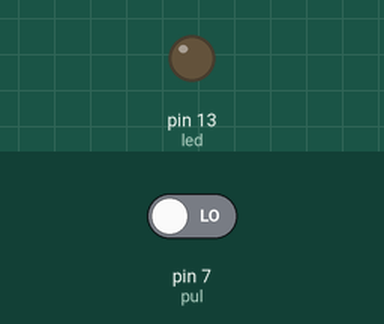
The sketch below on a simulated Arduino Uno, built with avr-gcc and run on an emulated ATmega328P. Parts: output pins drawn as LEDs (lit = HIGH). Inputs (shaded band) come from the test bench; at power-on: pin 7 (pul) LOW.

Above: at 1.2 s.
1.3 s: pin 7 (pul) driven HIGH
At 1.6 s:
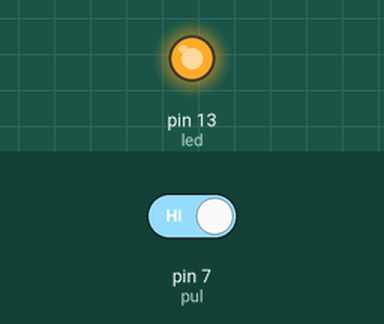
2.8 s: pin 7 (pul) driven LOW
At 4.0 s:
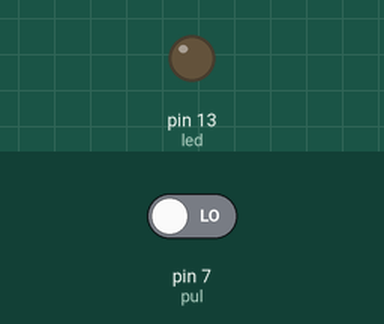
Timing chart, 0 to 5.8 s (numbered marks = the images above; inputs shaded):
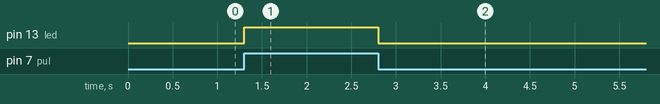

The sketch:

Led_con_pulsante.ino
```cpp
#define led 13
#define pul 7
int pulsante = 0;
void setup() {
  // put your setup code here, to run once:
pinMode(led, OUTPUT);
pinMode(pul, INPUT);
}

void loop() {
  // put your main code here, to run repeatedly:
pulsante = digitalRead(pul);
if(pulsante == HIGH){
  digitalWrite(led, HIGH);
}
else {
  digitalWrite(led, LOW);
}
}
```

Measured:
- after the input at 1.3 s, pin 13 (led): LOW → HIGH at once
- after the input at 2.8 s, pin 13 (led): HIGH → LOW at once
